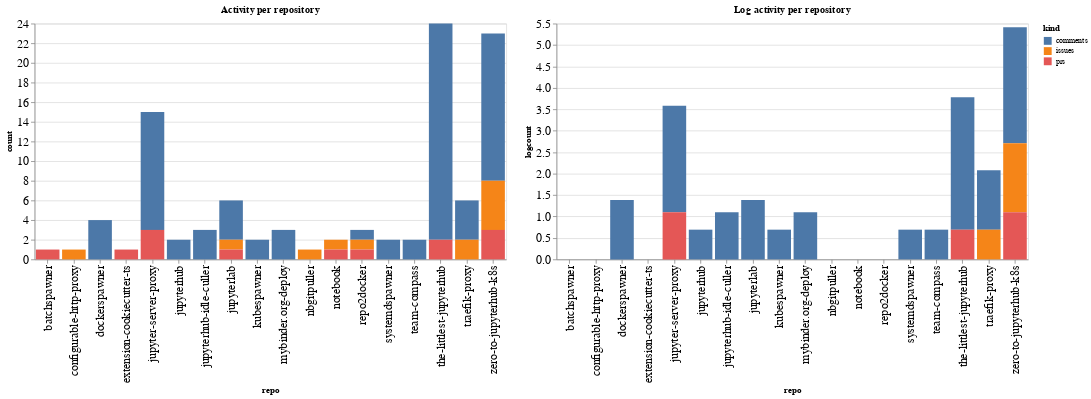

The code cell stored with this chart in its notebook:
### Code cell
ch1 = alt.Chart(repo_summaries, width=600, title="Activity per repository").mark_bar().encode(
    x='repo',
    y='count',
    color='kind',
    tooltip="kind"
)

ch2 = alt.Chart(repo_summaries, width=600, title="Log activity per repository").mark_bar().encode(
    x='repo',
    y='logcount',
    color='kind',
    tooltip="kind"
)

ch1 | ch2

### Figure 1 — Vega-Lite specification as saved in the notebook (floating-point values rounded to 4 significant figures)
{"config": {"axisLeft": {"labelFontSize": 15}, "axisBottom": {"labelFontSize": 15}}, "hconcat": [{"mark": "bar", "encoding": {"color": {"type": "nominal", "field": "kind"}, "tooltip": {"type": "nominal", "field": "kind"}, "x": {"type": "nominal", "field": "repo"}, "y": {"type": "quantitative", "field": "count"}}, "title": "Activity per repository", "width": 600}, {"mark": "bar", "encoding": {"color": {"type": "nominal", "field": "kind"}, "tooltip": {"type": "nominal", "field": "kind"}, "x": {"type": "nominal", "field": "repo"}, "y": {"type": "quantitative", "field": "logcount"}}, "title": "Log activity per repository", "width": 600}], "data": {"name": "data-3fa129209d8f1ae06ea0bd03bf27ffd0"}, "$schema": "https://vega.github.io/schema/vega-lite/v4.8.1.json", "datasets": {"data-3fa129209d8f1ae06ea0bd03bf27ffd0": [{"repo": "batchspawner", "kind": "prs", "count": 1, "logcount": 0.0}, {"repo": "configurable-http-proxy", "kind": "issues", "count": 1, "logcount": 0.0}, {"repo": "dockerspawner", "kind": "comments", "count": 4, "logcount": 1.386}, {"repo": "extension-cookiecutter-ts", "kind": "prs", "count": 1, "logcount": 0.0}, {"repo": "jupyter-server-proxy", "kind": "comments", "count": 12, "logcount": 2.485}, {"repo": "jupyter-server-proxy", "kind": "prs", "count": 3, "logcount": 1.099}, {"repo": "jupyterhub", "kind": "comments", "count": 2, "logcount": 0.6931}, {"repo": "jupyterhub-idle-culler", "kind": "comments", "count": 3, "logcount": 1.099}, {"repo": "jupyterlab", "kind": "comments", "count": 4, "logcount": 1.386}, {"repo": "jupyterlab", "kind": "issues", "count": 1, "logcount": 0.0}, {"repo": "jupyterlab", "kind": "prs", "count": 1, "logcount": 0.0}, {"repo": "kubespawner", "kind": "comments", "count": 2, "logcount": 0.6931}, {"repo": "mybinder.org-deploy", "kind": "comments", "count": 3, "logcount": 1.099}, {"repo": "nbgitpuller", "kind": "issues", "count": 1, "logcount": 0.0}, {"repo": "notebook", "kind": "issues", "count": 1, "logcount": 0.0}, {"repo": "notebook", "kind": "prs", "count": 1, "logcount": 0.0}, {"repo": "repo2docker", "kind": "comments", "count": 1, "logcount": 0.0}, {"repo": "repo2docker", "kind": "issues", "count": 1, "logcount": 0.0}, {"repo": "repo2docker", "kind": "prs", "count": 1, "logcount": 0.0}, {"repo": "systemdspawner", "kind": "comments", "count": 2, "logcount": 0.6931}, {"repo": "team-compass", "kind": "comments", "count": 2, "logcount": 0.6931}, {"repo": "the-littlest-jupyterhub", "kind": "comments", "count": 22, "logcount": 3.091}, {"repo": "the-littlest-jupyterhub", "kind": "prs", "count": 2, "logcount": 0.6931}, {"repo": "traefik-proxy", "kind": "comments", "count": 4, "logcount": 1.386}, {"repo": "traefik-proxy", "kind": "issues", "count": 2, "logcount": 0.6931}, {"repo": "zero-to-jupyterhub-k8s", "kind": "comments", "count": 15, "logcount": 2.708}, {"repo": "zero-to-jupyterhub-k8s", "kind": "issues", "count": 5, "logcount": 1.609}, {"repo": "zero-to-jupyterhub-k8s", "kind": "prs", "count": 3, "logcount": 1.099}]}}
